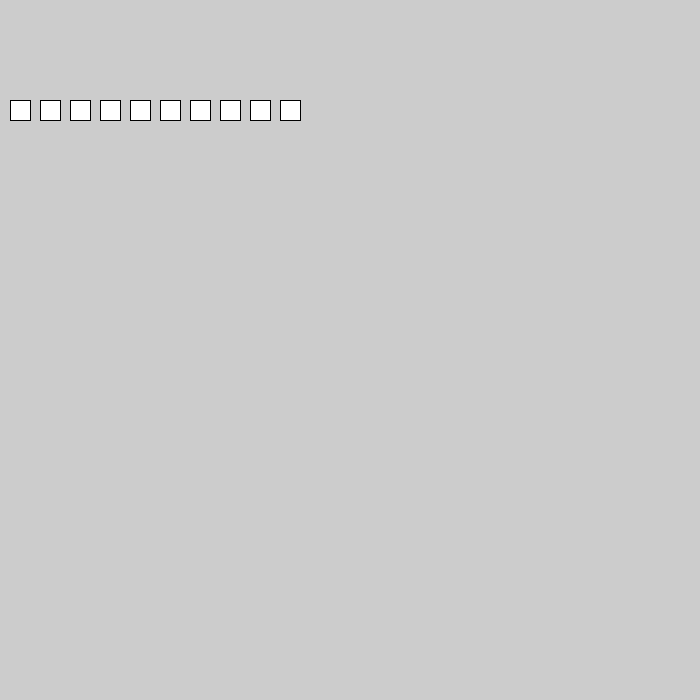
Frame 1 (no input)
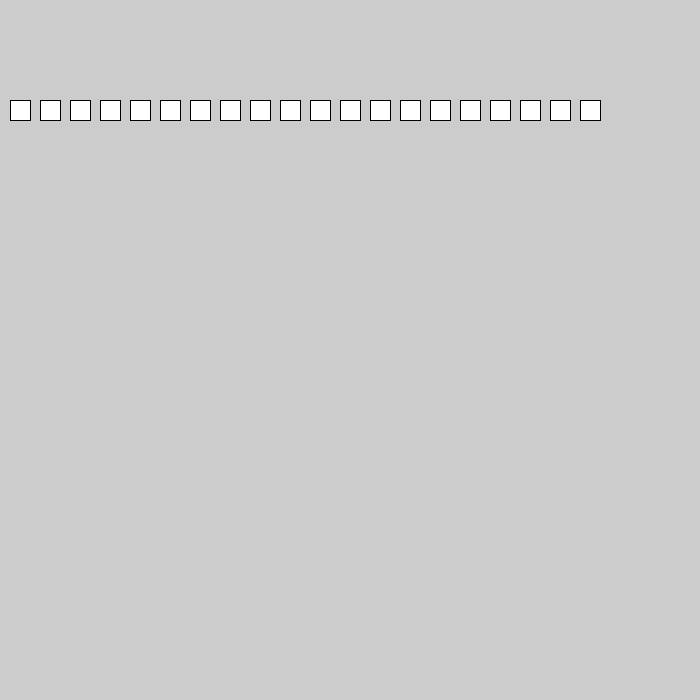
Frame 2 (the mouse pressed at the canvas centre, redrawn once)

The Processing sketch that drew these frames (run headless with seeded random() and noise(); the mouse was pressed at the canvas centre and the sketch redrawn once):

// Processing sketch: Problem1
// ── Problem1.pde
int x=10;
int counter;

public void setup()
{
  size(700,700);
  noLoop();
}

public void draw()
{
  for(counter=0;counter<10;counter++)
{
  rect(x,100,20,20);
  x=x+30;
}
}
